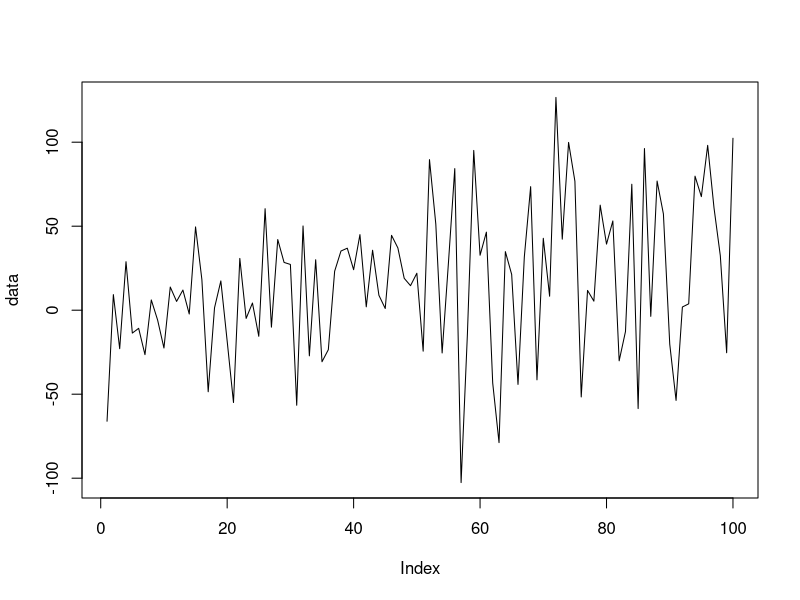
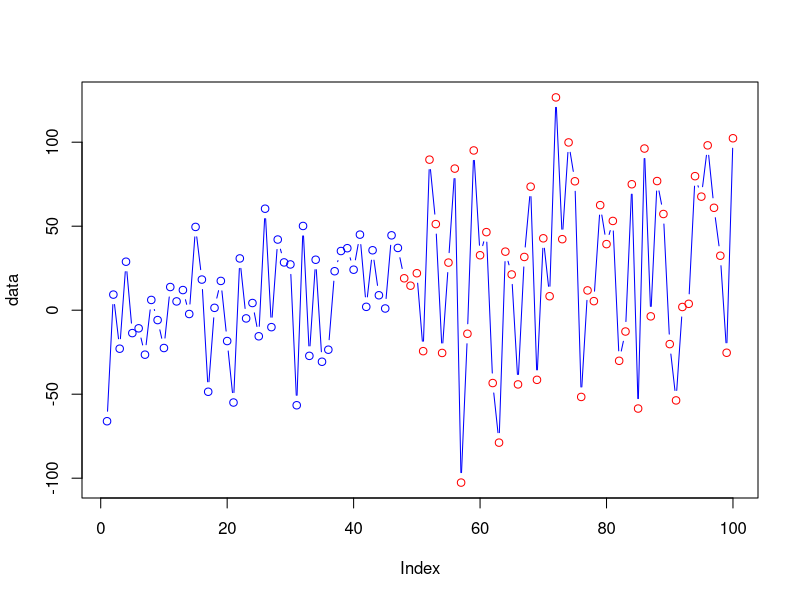

The R source for these figures, in order:
#OK let us start with two models of the same input, essentially we are looking at the joint PD of the 
#independant and dependant variables and then estimating the coefficients. The states will be 
#looking at the Y as the thing to model by an HMM switching between multiple models explaining the Y
#Not the Y itself

X = cbind(rep(1,100),rnorm(100,2,3),rnorm(100,3,10))
B = rbind(c(1,2,3),c(0.5,2,5))
Y = c(X[1:50,]%*%(B[1,]),X[51:100,]%*%(B[2,]))

B = rbind(c(1,1,1),c(2,2,2))
data = Y
plot(data, type="l")
#we can see that we have mixture of two distributions
#Let us initialise our Mixture EM data for every state

#Let us now initialise the state probability i.e. P(Si)
S1 = 0.5
S2 = 0.5
#Transition probability self, then the other
TS1 = c(0.5, 0.5)
TS2 = c(0.5, 0.5)
#Emission probability is calculated as in the EM approach, this makes sense that we have a probability for every observation, since they are not the same observation
#Except that we don't have a mixture in the states, essentially we want every state to map to one component of the mixture
s = max(apply(X,2,sd))*1.5
bs1 = dnorm((Y-(X%*%(B[1,]))),mean = 0,s)
bs2 = dnorm((Y-(X%*%(B[2,]))),mean = 0,s)

for(x in 1:10)
{
#OK, now we are set to do the first HMM iteration
#Forward probability
#As mentioned above of the observation that we have, we will calculate the forward probability 
alpha = matrix(ncol=2,nrow=length(data))
#Forward for state 1 and first of the observation
alpha[1,1] = S1 * bs1[1] #Probability of State1 * Probability of observing the first number
#Forward for state 2 and first of the observation
alpha[1,2] = S2 * bs2[1] #Probability of State1 * Probability of observing the first number

#Second is just conditional on the previous one (could be either s1 or s2) and ENDING in state 1
alpha[2,1] = alpha[1,1] * TS1[1] *  bs1[2] + # ending in s1, P(S1) * Self transition * P(O2|S1)
            alpha[1,2] * TS2[2] *  bs1[2] #ending in s1, P(S2) * T[S2->S1] * P(O2|S1)

alpha[2,2] = alpha[1,2] * TS2[1] *  bs2[2] + # ending in s2, P(S2) * Self transition * P(O2|S2)
             alpha[1,1] * TS1[2] *  bs2[2] #ending in s2, P(S1) * T[S2->S1] * P(O2|S1)

for(i in 2:length(data))
{
  #Ok, let us see the pattern
  #Probability of Observation given state 1 * sum of ((probability of previous state1 * self probability)+
  #(Probability of previous state2 * transition from S2 to S1))
  alpha[i,1] = bs1[i] * (alpha[i-1,1] * TS1[1] + alpha[i-1,2] * TS2[2])
  #Similarly
  alpha[i,2] = bs2[i] * (alpha[i-1,2] * TS2[1] + alpha[i-1,1] * TS1[2])
}

#Probability of the whole observation across the two states
po = alpha[length(data),1]+alpha[length(data),2]

#OK now the backward probability

beta = matrix(ncol=2,nrow=length(data))
beta[length(data),1] = 1
beta[length(data),2] = 1
#Stand at the previous step and then look ahead
#Probility at length(data)-1 at state 1 = T[S1->S1] * P(O|S1) * B(length(data),S1) + T[S1->S2] * P(O|S2) * B(length(data),S2)
beta[length(data)-1,1] = TS1[1] * bs1[length(data)-1] * beta[length(data),1] + TS1[2] * bs2[length(data)-1] * beta[length(data),2]
beta[length(data)-1,2] = TS2[1] * bs2[length(data)-1] * beta[length(data),2] + TS2[2] * bs1[length(data)-1] * beta[length(data),1]

#pattern
for(j in (length(data)-1):1)
{
  beta[j,1] = TS1[1] * bs1[j+1] * beta[j+1,1] + TS1[2] * bs2[j+1] * beta[j+1,2]
  beta[j,2] = TS2[1] * bs2[j+1] * beta[j+1,2] + TS2[2] * bs1[j+1] * beta[j+1,1]
}

#Gamma, which is the probability of the state given the observation
gamma = matrix(ncol=2, nrow=length(data))
gamma[,1] = alpha[,1]*beta[,1]
gamma[,2] = alpha[,2]*beta[,2]
gamma = t(apply(gamma,1,function(x){x/sum(x)}))

#Eta, which is the transition probability from state i to j at data length t
eta1 = matrix(ncol=2,nrow=(length(data)-1)) #for every data observation
eta2 = matrix(ncol=2,nrow=(length(data)-1)) #for every data observation
#going from 1 to 1 across the first observation
eta1[1,1] = (gamma[1,1] * TS1[1] * bs1[2] * beta[2,1])/beta[1,1]
#going from 1 to 2 across the first observation
eta1[1,2] = (gamma[1,1] * TS1[2] * bs2[2] * beta[2,2])/beta[1,1]
#going from 2 to 2 across the first observation
eta2[1,1] = (gamma[1,2] * TS2[1] * bs2[2] * beta[2,2])/beta[1,2]
#going from 1 to 2 across the first observation
eta2[1,2] = (gamma[1,2] * TS2[2] * bs1[2] * beta[2,1])/beta[1,2]

#Pattern

for(t in 1:(length(data)-1))
{
  #going from 1 to 1 across the first observation
  eta1[t,1] = (gamma[t,1] * TS1[1] * bs1[(t+1)] * beta[(t+1),1])/beta[t,1]
  #going from 1 to 2 across the first observation
  eta1[t,2] = (gamma[t,1] * TS1[2] * bs2[(t+1)] * beta[(t+1),2])/beta[t,1]
  #going from 2 to 2 across the first observation
  eta2[t,1] = (gamma[t,2] * TS2[1] * bs2[(t+1)] * beta[(t+1),2])/beta[t,2]
  #going from 1 to 2 across the first observation
  eta2[t,2] = (gamma[t,2] * TS2[2] * bs1[(t+1)] * beta[(t+1),1])/beta[t,2]
}

TS1[1] = sum(eta1[,1])/sum(gamma[1:(length(data)-1),1])
TS1[2] = sum(eta1[,2])/sum(gamma[1:(length(data)-1),1])
TS2[1] = sum(eta2[,1])/sum(gamma[1:(length(data)-1),2])
TS2[2] = sum(eta2[,2])/sum(gamma[1:(length(data)-1),2])

#if(gamma[1,1]==S1&&gamma[1,2]==S2) break;

S1 = gamma[1,1]
S2 = gamma[1,2]

#Update the distribution parameters, mean and standard deviation similarly
xA = X[,-1]*gamma[,1]
yA = Y*gamma[,1]
xB = X[,-1]*gamma[,2]
yB = Y*gamma[,2]
B = rbind(coef(lm(yA ~ xA)),coef(lm(yB ~ xB)))

bs1 = dnorm((Y-(X%*%(B[1,]))),mean = 0,s)
bs2 = dnorm((Y-(X%*%(B[2,]))),mean = 0,s)
print(B)
print(c(S1,S2))
print(c(TS1,TS2))
}

#Now we can get the state model for the data
StateModel = c("H","L")
print(StateModel[as.integer(apply(gamma,1,function(x){x[1]>x[2]}))+1])

colors = c("red","blue")
plot(data,type="b", col=colors[as.integer(apply(gamma,1,function(x){x[1]>x[2]}))+1])

